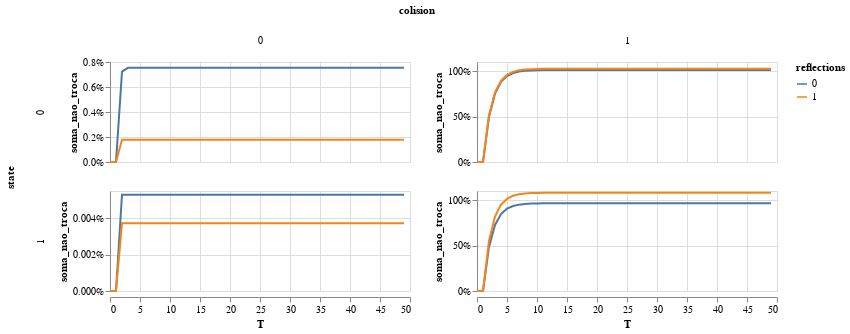

This figure's notebook cell:
### Code cell
alt.Chart(db_mean).mark_line().encode(
    x = 'T',
    y = alt.Y('soma_nao_troca').axis(format = '%'),
    row = 'state:N',
    column = 'colision',
    color = 'reflections:N'
).properties(height = 100).resolve_scale(y = 'independent')

### Figure 1 — Vega-Lite specification as saved in the notebook (floating-point values rounded to 4 significant figures; data arrays with more than 128 entries replaced by an {"elided": "..."} marker saying what was removed)
{"config": {"view": {"continuousWidth": 300, "continuousHeight": 300}}, "data": {"name": "data-3912394c27ec59a2b32ffbc0e8513c84"}, "mark": {"type": "line"}, "encoding": {"color": {"field": "reflections", "type": "nominal"}, "column": {"field": "colision", "type": "quantitative"}, "row": {"field": "state", "type": "nominal"}, "x": {"field": "T", "type": "quantitative"}, "y": {"axis": {"format": "%"}, "field": "soma_nao_troca", "type": "quantitative"}}, "height": 100, "resolve": {"scale": {"y": "independent"}}, "$schema": "https://vega.github.io/schema/vega-lite/v5.17.0.json", "datasets": {"data-3912394c27ec59a2b32ffbc0e8513c84": {"elided": "400 records"}}}
